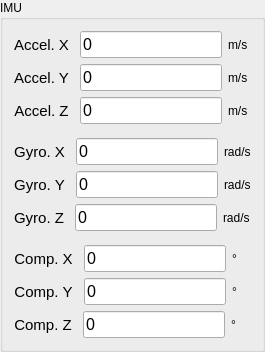
     <widget class="QGroupBox" name="imuSensBox">
      <property name="geometry">
       <rect>
        <x>245</x>
        <y>215</y>
        <width>195</width>
        <height>305</height>
       </rect>
      </property>
      <property name="title">
       <string>IMU</string>
      </property>
      <layout class="QVBoxLayout" name="verticalLayout_1">
       <item>
        <layout class="QHBoxLayout" name="imuSensAccelXBox">
         <item>
          <widget class="QLabel" name="imuSensAccelXLabel">
           <property name="font">
            <font>
             <pointsize>11</pointsize>
            </font>
           </property>
           <property name="text">
            <string>Accel. X</string>
           </property>
           <property name="alignment">
            <set>Qt::AlignmentFlag::AlignCenter</set>
           </property>
          </widget>
         </item>
         <item>
          <spacer name="horizontalSpacer_3">
           <property name="orientation">
            <enum>Qt::Orientation::Horizontal</enum>
           </property>
           <property name="sizeType">
            <enum>QSizePolicy::Policy::Fixed</enum>
           </property>
           <property name="sizeHint" stdset="0">
            <size>
             <width>5</width>
             <height>20</height>
            </size>
           </property>
          </spacer>
         </item>
         <item>
          <widget class="QLineEdit" name="imuSensAccelXValue">
           <property name="sizePolicy">
            <sizepolicy hsizetype="Minimum" vsizetype="Fixed">
             <horstretch>0</horstretch>
             <verstretch>0</verstretch>
            </sizepolicy>
           </property>
           <property name="font">
            <font>
             <pointsize>12</pointsize>
            </font>
           </property>
           <property name="focusPolicy">
            <enum>Qt::FocusPolicy::NoFocus</enum>
           </property>
           <property name="text">
            <string>0</string>
           </property>
           <property name="frame">
            <bool>true</bool>
           </property>
           <property name="dragEnabled">
            <bool>true</bool>
           </property>
           <property name="readOnly">
            <bool>true</bool>
           </property>
          </widget>
         </item>
         <item>
          <widget class="QLabel" name="imuSensAccelXUnit">
           <property name="text">
            <string>m/s</string>
           </property>
          </widget>
         </item>
        </layout>
       </item>
       <item>
        <layout class="QHBoxLayout" name="imuSensAccelYBox">
         <item>
          <widget class="QLabel" name="imuSensAccelYLabel">
           <property name="font">
            <font>
             <pointsize>11</pointsize>
            </font>
           </property>
           <property name="text">
            <string>Accel. Y</string>
           </property>
           <property name="alignment">
            <set>Qt::AlignmentFlag::AlignCenter</set>
           </property>
          </widget>
         </item>
         <item>
          <spacer name="horizontalSpacer_4">
           <property name="orientation">
            <enum>Qt::Orientation::Horizontal</enum>
           </property>
           <property name="sizeType">
            <enum>QSizePolicy::Policy::Fixed</enum>
           </property>
           <property name="sizeHint" stdset="0">
            <size>
             <width>5</width>
             <height>20</height>
            </size>
           </property>
          </spacer>
         </item>
         <item>
          <widget class="QLineEdit" name="imuSensAccelYValue">
           <property name="sizePolicy">
            <sizepolicy hsizetype="Minimum" vsizetype="Fixed">
             <horstretch>0</horstretch>
             <verstretch>0</verstretch>
            </sizepolicy>
           </property>
           <property name="font">
            <font>
             <pointsize>12</pointsize>
            </font>
           </property>
           <property name="focusPolicy">
            <enum>Qt::FocusPolicy::NoFocus</enum>
           </property>
           <property name="text">
            <string>0</string>
           </property>
           <property name="frame">
            <bool>true</bool>
           </property>
           <property name="dragEnabled">
            <bool>true</bool>
           </property>
           <property name="readOnly">
            <bool>true</bool>
           </property>
          </widget>
         </item>
         <item>
          <widget class="QLabel" name="imuSensAccelYUnit">
           <property name="text">
            <string>m/s</string>
           </property>
          </widget>
         </item>
        </layout>
       </item>
       <item>
        <layout class="QHBoxLayout" name="imuSensAccelZBox">
         <item>
          <widget class="QLabel" name="imuSensAccelZLabel">
           <property name="font">
            <font>
             <pointsize>11</pointsize>
            </font>
           </property>
           <property name="text">
            <string>Accel. Z</string>
           </property>
           <property name="alignment">
            <set>Qt::AlignmentFlag::AlignCenter</set>
           </property>
          </widget>
         </item>
         <item>
          <spacer name="horizontalSpacer_5">
           <property name="orientation">
            <enum>Qt::Orientation::Horizontal</enum>
           </property>
           <property name="sizeType">
            <enum>QSizePolicy::Policy::Fixed</enum>
           </property>
           <property name="sizeHint" stdset="0">
            <size>
             <width>5</width>
             <height>20</height>
            </size>
           </property>
          </spacer>
         </item>
         <item>
          <widget class="QLineEdit" name="imuSensAccelZValue">
           <property name="sizePolicy">
            <sizepolicy hsizetype="Minimum" vsizetype="Fixed">
             <horstretch>0</horstretch>
             <verstretch>0</verstretch>
            </sizepolicy>
           </property>
           <property name="font">
            <font>
             <pointsize>12</pointsize>
            </font>
           </property>
           <property name="focusPolicy">
            <enum>Qt::FocusPolicy::NoFocus</enum>
           </property>
           <property name="text">
            <string>0</string>
           </property>
           <property name="frame">
            <bool>true</bool>
           </property>
           <property name="dragEnabled">
            <bool>true</bool>
           </property>
           <property name="readOnly">
            <bool>true</bool>
           </property>
          </widget>
         </item>
         <item>
          <widget class="QLabel" name="imuSensAccelZUnit">
           <property name="text">
            <string>m/s</string>
           </property>
          </widget>
         </item>
        </layout>
       </item>
       <item>
        <spacer name="verticalSpacer_1">
         <property name="orientation">
          <enum>Qt::Orientation::Vertical</enum>
         </property>
         <property name="sizeType">
          <enum>QSizePolicy::Policy::Fixed</enum>
         </property>
         <property name="sizeHint" stdset="0">
          <size>
           <width>20</width>
           <height>8</height>
          </size>
         </property>
        </spacer>
       </item>
       <item>
        <layout class="QHBoxLayout" name="imuSensGyroXBox">
         <item>
          <widget class="QLabel" name="imuSensGyroXLabel">
           <property name="font">
            <font>
             <pointsize>11</pointsize>
            </font>
           </property>
           <property name="text">
            <string>Gyro. X</string>
           </property>
           <property name="alignment">
            <set>Qt::AlignmentFlag::AlignCenter</set>
           </property>
          </widget>
         </item>
         <item>
          <spacer name="horizontalSpacer_6">
           <property name="orientation">
            <enum>Qt::Orientation::Horizontal</enum>
           </property>
           <property name="sizeType">
            <enum>QSizePolicy::Policy::Fixed</enum>
           </property>
           <property name="sizeHint" stdset="0">
            <size>
             <width>5</width>
             <height>20</height>
            </size>
           </property>
          </spacer>
         </item>
         <item>
          <widget class="QLineEdit" name="imuSensGyroXValue">
           <property name="sizePolicy">
            <sizepolicy hsizetype="Minimum" vsizetype="Fixed">
             <horstretch>0</horstretch>
             <verstretch>0</verstretch>
            </sizepolicy>
           </property>
           <property name="font">
            <font>
             <pointsize>12</pointsize>
            </font>
           </property>
           <property name="focusPolicy">
            <enum>Qt::FocusPolicy::NoFocus</enum>
           </property>
           <property name="text">
            <string>0</string>
           </property>
           <property name="frame">
            <bool>true</bool>
           </property>
           <property name="dragEnabled">
            <bool>true</bool>
           </property>
           <property name="readOnly">
            <bool>true</bool>
           </property>
          </widget>
         </item>
         <item>
          <widget class="QLabel" name="imuSensGyroXUnit">
           <property name="text">
            <string>rad/s</string>
           </property>
          </widget>
         </item>
        </layout>
       </item>
       <item>
        <layout class="QHBoxLayout" name="imuSensGyroYBox">
         <item>
          <widget class="QLabel" name="imuSensGyroYLabel">
           <property name="font">
            <font>
             <pointsize>11</pointsize>
            </font>
           </property>
           <property name="text">
            <string>Gyro. Y</string>
           </property>
           <property name="alignment">
            <set>Qt::AlignmentFlag::AlignCenter</set>
           </property>
          </widget>
         </item>
         <item>
          <spacer name="horizontalSpacer_7">
           <property name="orientation">
            <enum>Qt::Orientation::Horizontal</enum>
           </property>
           <property name="sizeType">
            <enum>QSizePolicy::Policy::Fixed</enum>
           </property>
           <property name="sizeHint" stdset="0">
            <size>
             <width>5</width>
             <height>20</height>
            </size>
           </property>
          </spacer>
         </item>
         <item>
          <widget class="QLineEdit" name="imuSensGyroYValue">
           <property name="sizePolicy">
            <sizepolicy hsizetype="Minimum" vsizetype="Fixed">
             <horstretch>0</horstretch>
             <verstretch>0</verstretch>
            </sizepolicy>
           </property>
           <property name="font">
            <font>
             <pointsize>12</pointsize>
            </font>
           </property>
           <property name="focusPolicy">
            <enum>Qt::FocusPolicy::NoFocus</enum>
           </property>
           <property name="text">
            <string>0</string>
           </property>
           <property name="frame">
            <bool>true</bool>
           </property>
           <property name="dragEnabled">
            <bool>true</bool>
           </property>
           <property name="readOnly">
            <bool>true</bool>
           </property>
          </widget>
         </item>
         <item>
          <widget class="QLabel" name="imuSensGyroYUnit">
           <property name="text">
            <string>rad/s</string>
           </property>
          </widget>
         </item>
        </layout>
       </item>
       <item>
        <layout class="QHBoxLayout" name="imuSensGyroZBox">
         <item>
          <widget class="QLabel" name="imuSensGyroZLabel">
           <property name="font">
            <font>
             <pointsize>11</pointsize>
            </font>
           </property>
           <property name="text">
            <string>Gyro. Z</string>
           </property>
           <property name="alignment">
            <set>Qt::AlignmentFlag::AlignCenter</set>
           </property>
          </widget>
         </item>
         <item>
          <spacer name="horizontalSpacer_8">
           <property name="orientation">
            <enum>Qt::Orientation::Horizontal</enum>
           </property>
           <property name="sizeType">
            <enum>QSizePolicy::Policy::Fixed</enum>
           </property>
           <property name="sizeHint" stdset="0">
            <size>
             <width>5</width>
             <height>20</height>
            </size>
           </property>
          </spacer>
         </item>
         <item>
          <widget class="QLineEdit" name="imuSensGyroZValue">
           <property name="sizePolicy">
            <sizepolicy hsizetype="Minimum" vsizetype="Fixed">
             <horstretch>0</horstretch>
             <verstretch>0</verstretch>
            </sizepolicy>
           </property>
           <property name="font">
            <font>
             <pointsize>12</pointsize>
            </font>
           </property>
           <property name="focusPolicy">
            <enum>Qt::FocusPolicy::NoFocus</enum>
           </property>
           <property name="text">
            <string>0</string>
           </property>
           <property name="frame">
            <bool>true</bool>
           </property>
           <property name="dragEnabled">
            <bool>true</bool>
           </property>
           <property name="readOnly">
            <bool>true</bool>
           </property>
          </widget>
         </item>
         <item>
          <widget class="QLabel" name="imuSensGyroZUnit">
           <property name="text">
            <string>rad/s</string>
           </property>
          </widget>
         </item>
        </layout>
       </item>
       <item>
        <spacer name="verticalSpacer_2">
         <property name="orientation">
          <enum>Qt::Orientation::Vertical</enum>
         </property>
         <property name="sizeType">
          <enum>QSizePolicy::Policy::Fixed</enum>
         </property>
         <property name="sizeHint" stdset="0">
          <size>
           <width>20</width>
           <height>8</height>
          </size>
         </property>
        </spacer>
       </item>
       <item>
        <layout class="QHBoxLayout" name="imuSensCompXBox">
         <item>
          <widget class="QLabel" name="imuSensCompXLabel">
           <property name="font">
            <font>
             <pointsize>11</pointsize>
            </font>
           </property>
           <property name="text">
            <string>Comp. X</string>
           </property>
           <property name="alignment">
            <set>Qt::AlignmentFlag::AlignCenter</set>
           </property>
          </widget>
         </item>
         <item>
          <spacer name="horizontalSpacer_9">
           <property name="orientation">
            <enum>Qt::Orientation::Horizontal</enum>
           </property>
           <property name="sizeType">
            <enum>QSizePolicy::Policy::Fixed</enum>
           </property>
           <property name="sizeHint" stdset="0">
            <size>
             <width>5</width>
             <height>20</height>
            </size>
           </property>
          </spacer>
         </item>
         <item>
          <widget class="QLineEdit" name="imuSensCompXValue">
           <property name="sizePolicy">
            <sizepolicy hsizetype="Minimum" vsizetype="Fixed">
             <horstretch>0</horstretch>
             <verstretch>0</verstretch>
            </sizepolicy>
           </property>
           <property name="font">
            <font>
             <pointsize>12</pointsize>
            </font>
           </property>
           <property name="focusPolicy">
            <enum>Qt::FocusPolicy::NoFocus</enum>
           </property>
           <property name="text">
            <string>0</string>
           </property>
           <property name="frame">
            <bool>true</bool>
           </property>
           <property name="dragEnabled">
            <bool>true</bool>
           </property>
           <property name="readOnly">
            <bool>true</bool>
           </property>
          </widget>
         </item>
         <item>
          <widget class="QLabel" name="imuSensCompXUnit">
           <property name="text">
            <string>°</string>
           </property>
          </widget>
         </item>
        </layout>
       </item>
       <item>
        <layout class="QHBoxLayout" name="imuSensCompYBox">
         <item>
          <widget class="QLabel" name="imuSensCompYLabel">
           <property name="font">
            <font>
             <pointsize>11</pointsize>
            </font>
           </property>
           <property name="text">
            <string>Comp. Y</string>
           </property>
           <property name="alignment">
            <set>Qt::AlignmentFlag::AlignCenter</set>
           </property>
          </widget>
         </item>
         <item>
          <spacer name="horizontalSpacer_10">
           <property name="orientation">
            <enum>Qt::Orientation::Horizontal</enum>
           </property>
           <property name="sizeType">
            <enum>QSizePolicy::Policy::Fixed</enum>
           </property>
           <property name="sizeHint" stdset="0">
            <size>
             <width>5</width>
             <height>20</height>
            </size>
           </property>
          </spacer>
         </item>
         <item>
          <widget class="QLineEdit" name="imuSensCompYValue">
           <property name="sizePolicy">
            <sizepolicy hsizetype="Minimum" vsizetype="Fixed">
             <horstretch>0</horstretch>
             <verstretch>0</verstretch>
            </sizepolicy>
           </property>
           <property name="font">
            <font>
             <pointsize>12</pointsize>
            </font>
           </property>
           <property name="focusPolicy">
            <enum>Qt::FocusPolicy::NoFocus</enum>
           </property>
           <property name="text">
            <string>0</string>
           </property>
           <property name="frame">
            <bool>true</bool>
           </property>
           <property name="dragEnabled">
            <bool>true</bool>
           </property>
           <property name="readOnly">
            <bool>true</bool>
           </property>
          </widget>
         </item>
         <item>
          <widget class="QLabel" name="imuSensCompYUnit">
           <property name="text">
            <string>°</string>
           </property>
          </widget>
         </item>
        </layout>
       </item>
       <item>
        <layout class="QHBoxLayout" name="imuSensCompZBox">
         <item>
          <widget class="QLabel" name="imuSensCompZLabel">
           <property name="font">
            <font>
             <pointsize>11</pointsize>
            </font>
           </property>
           <property name="text">
            <string>Comp. Z</string>
           </property>
           <property name="alignment">
            <set>Qt::AlignmentFlag::AlignCenter</set>
           </property>
          </widget>
         </item>
         <item>
          <spacer name="horizontalSpacer_11">
           <property name="orientation">
            <enum>Qt::Orientation::Horizontal</enum>
           </property>
           <property name="sizeType">
            <enum>QSizePolicy::Policy::Fixed</enum>
           </property>
           <property name="sizeHint" stdset="0">
            <size>
             <width>5</width>
             <height>20</height>
            </size>
           </property>
          </spacer>
         </item>
         <item>
          <widget class="QLineEdit" name="imuSensCompZValue">
           <property name="sizePolicy">
            <sizepolicy hsizetype="Minimum" vsizetype="Fixed">
             <horstretch>0</horstretch>
             <verstretch>0</verstretch>
            </sizepolicy>
           </property>
           <property name="font">
            <font>
             <pointsize>12</pointsize>
            </font>
           </property>
           <property name="focusPolicy">
            <enum>Qt::FocusPolicy::NoFocus</enum>
           </property>
           <property name="text">
            <string>0</string>
           </property>
           <property name="frame">
            <bool>true</bool>
           </property>
           <property name="dragEnabled">
            <bool>true</bool>
           </property>
           <property name="readOnly">
            <bool>true</bool>
           </property>
          </widget>
         </item>
         <item>
          <widget class="QLabel" name="imuSensCompZUnit">
           <property name="text">
            <string>°</string>
           </property>
          </widget>
         </item>
        </layout>
       </item>
      </layout>
     </widget>
